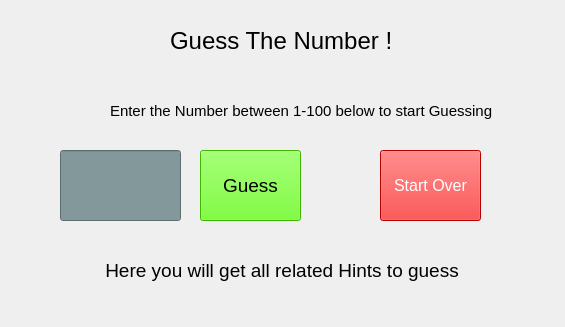
<?xml version="1.0" encoding="UTF-8"?>
<ui version="4.0">
 <class>MainWindow</class>
 <widget class="QMainWindow" name="MainWindow">
  <property name="geometry">
   <rect>
    <x>0</x>
    <y>0</y>
    <width>565</width>
    <height>327</height>
   </rect>
  </property>
  <property name="windowTitle">
   <string>MainWindow</string>
  </property>
  <widget class="QWidget" name="centralwidget">
   <widget class="QLabel" name="heading">
    <property name="geometry">
     <rect>
      <x>170</x>
      <y>20</y>
      <width>281</width>
      <height>41</height>
     </rect>
    </property>
    <property name="font">
     <font>
      <pointsize>18</pointsize>
     </font>
    </property>
    <property name="text">
     <string>Guess The Number !</string>
    </property>
   </widget>
   <widget class="QLabel" name="hint">
    <property name="geometry">
     <rect>
      <x>100</x>
      <y>250</y>
      <width>451</width>
      <height>41</height>
     </rect>
    </property>
    <property name="font">
     <font>
      <pointsize>14</pointsize>
     </font>
    </property>
    <property name="text">
     <string> Here you will get all related Hints to guess </string>
    </property>
   </widget>
   <widget class="QPushButton" name="guessbutton">
    <property name="geometry">
     <rect>
      <x>200</x>
      <y>150</y>
      <width>101</width>
      <height>71</height>
     </rect>
    </property>
    <property name="font">
     <font>
      <pointsize>14</pointsize>
     </font>
    </property>
    <property name="styleSheet">
     <string notr="true">background-color: rgb(85, 255, 0);
color: rgb(0, 0, 0);</string>
    </property>
    <property name="text">
     <string>Guess</string>
    </property>
   </widget>
   <widget class="QPushButton" name="startoverbutton">
    <property name="geometry">
     <rect>
      <x>380</x>
      <y>150</y>
      <width>101</width>
      <height>71</height>
     </rect>
    </property>
    <property name="font">
     <font>
      <pointsize>12</pointsize>
     </font>
    </property>
    <property name="styleSheet">
     <string notr="true">background-color: rgb(255, 0, 0);
color: rgb(255, 255, 255);</string>
    </property>
    <property name="text">
     <string>Start Over</string>
    </property>
   </widget>
   <widget class="QLineEdit" name="lineEdit">
    <property name="geometry">
     <rect>
      <x>60</x>
      <y>150</y>
      <width>121</width>
      <height>71</height>
     </rect>
    </property>
    <property name="font">
     <font>
      <pointsize>18</pointsize>
     </font>
    </property>
    <property name="styleSheet">
     <string notr="true">border-color: rgb(0, 0, 127);
background-color: rgb(130, 152, 155);
color : rgb(255,255,255);</string>
    </property>
    <property name="maxLength">
     <number>3</number>
    </property>
   </widget>
   <widget class="QLabel" name="hint_2">
    <property name="geometry">
     <rect>
      <x>110</x>
      <y>90</y>
      <width>451</width>
      <height>41</height>
     </rect>
    </property>
    <property name="font">
     <font>
      <pointsize>11</pointsize>
     </font>
    </property>
    <property name="text">
     <string>Enter the Number between 1-100 below to start Guessing</string>
    </property>
   </widget>
  </widget>
 </widget>
 <resources/>
 <connections/>
</ui>
